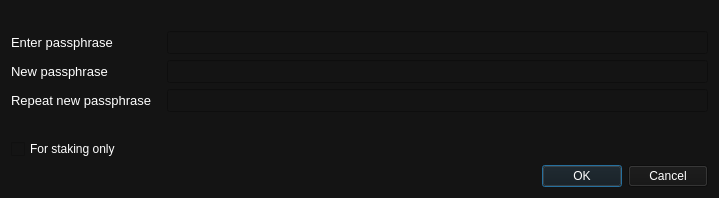
<?xml version="1.0" encoding="UTF-8"?>
<ui version="4.0">
 <class>AskPassphraseDialog</class>
 <widget class="QDialog" name="AskPassphraseDialog">
  <property name="geometry">
   <rect>
    <x>0</x>
    <y>0</y>
    <width>719</width>
    <height>198</height>
   </rect>
  </property>
  <property name="sizePolicy">
   <sizepolicy hsizetype="Preferred" vsizetype="Minimum">
    <horstretch>0</horstretch>
    <verstretch>0</verstretch>
   </sizepolicy>
  </property>
  <property name="minimumSize">
   <size>
    <width>550</width>
    <height>0</height>
   </size>
  </property>
  <property name="windowTitle">
   <string>Passphrase Dialog</string>
  </property>
  <property name="styleSheet">
   <string notr="true">background-color: rgb(20, 20, 20);
    color: rgb(255, 255, 255);
   </string>
  </property>
  <layout class="QVBoxLayout" name="verticalLayout">
   <item>
    <widget class="QLabel" name="warningLabel">
     <property name="textFormat">
      <enum>Qt::RichText</enum>
     </property>
     <property name="wordWrap">
      <bool>true</bool>
     </property>
    </widget>
   </item>
   <item>
    <layout class="QFormLayout" name="formLayout">
     <property name="fieldGrowthPolicy">
      <enum>QFormLayout::AllNonFixedFieldsGrow</enum>
     </property>
     <item row="0" column="0">
      <widget class="QLabel" name="passLabel1">
       <property name="minimumSize">
        <size>
         <width>150</width>
         <height>0</height>
        </size>
       </property>
       <property name="font">
        <font>
         <pointsize>10</pointsize>
        </font>
       </property>
       <property name="text">
        <string>Enter passphrase</string>
       </property>
      </widget>
     </item>
     <item row="0" column="1">
      <widget class="QLineEdit" name="passEdit1">
       <property name="font">
        <font>
         <pointsize>10</pointsize>
        </font>
       </property>
       <property name="echoMode">
        <enum>QLineEdit::Password</enum>
       </property>
      </widget>
     </item>
     <item row="1" column="0">
      <widget class="QLabel" name="passLabel2">
       <property name="minimumSize">
        <size>
         <width>150</width>
         <height>0</height>
        </size>
       </property>
       <property name="font">
        <font>
         <pointsize>10</pointsize>
        </font>
       </property>
       <property name="text">
        <string>New passphrase</string>
       </property>
      </widget>
     </item>
     <item row="1" column="1">
      <widget class="QLineEdit" name="passEdit2">
       <property name="font">
        <font>
         <pointsize>10</pointsize>
        </font>
       </property>
       <property name="echoMode">
        <enum>QLineEdit::Password</enum>
       </property>
      </widget>
     </item>
     <item row="2" column="0">
      <widget class="QLabel" name="passLabel3">
       <property name="minimumSize">
        <size>
         <width>150</width>
         <height>0</height>
        </size>
       </property>
       <property name="font">
        <font>
         <pointsize>10</pointsize>
        </font>
       </property>
       <property name="text">
        <string>Repeat new passphrase</string>
       </property>
      </widget>
     </item>
     <item row="2" column="1">
      <widget class="QLineEdit" name="passEdit3">
       <property name="maximumSize">
        <size>
         <width>16777215</width>
         <height>16777215</height>
        </size>
       </property>
       <property name="font">
        <font>
         <pointsize>10</pointsize>
        </font>
       </property>
       <property name="echoMode">
        <enum>QLineEdit::Password</enum>
       </property>
       <property name="alignment">
        <set>Qt::AlignLeading|Qt::AlignLeft|Qt::AlignVCenter</set>
       </property>
      </widget>
     </item>
     <item row="3" column="1">
      <widget class="QLabel" name="capsLabel">
       <property name="font">
        <font>
         <pointsize>10</pointsize>
         <weight>75</weight>
         <bold>true</bold>
        </font>
       </property>
       <property name="text">
        <string/>
       </property>
       <property name="alignment">
        <set>Qt::AlignCenter</set>
       </property>
      </widget>
     </item>
     <item row="4" column="0">
      <widget class="QCheckBox" name="stakingCheckBox">
       <property name="enabled">
        <bool>true</bool>
       </property>
       <property name="toolTip">
        <string>Serves to disable the trivial sendmoney when OS account compromised. Provides no real security.</string>
       </property>
       <property name="text">
        <string>For staking only</string>
       </property>
       <property name="visible">
        <bool>false</bool>
       </property>
      </widget>
     </item>
    </layout>
   </item>
   <item>
    <widget class="QDialogButtonBox" name="buttonBox">
     <property name="font">
      <font>
       <pointsize>10</pointsize>
      </font>
     </property>
     <property name="orientation">
      <enum>Qt::Horizontal</enum>
     </property>
     <property name="standardButtons">
      <set>QDialogButtonBox::Cancel|QDialogButtonBox::Ok</set>
     </property>
    </widget>
   </item>
  </layout>
 </widget>
 <resources/>
 <connections>
  <connection>
   <sender>buttonBox</sender>
   <signal>accepted()</signal>
   <receiver>AskPassphraseDialog</receiver>
   <slot>accept()</slot>
   <hints>
    <hint type="sourcelabel">
     <x>248</x>
     <y>254</y>
    </hint>
    <hint type="destinationlabel">
     <x>157</x>
     <y>274</y>
    </hint>
   </hints>
  </connection>
  <connection>
   <sender>buttonBox</sender>
   <signal>rejected()</signal>
   <receiver>AskPassphraseDialog</receiver>
   <slot>reject()</slot>
   <hints>
    <hint type="sourcelabel">
     <x>316</x>
     <y>260</y>
    </hint>
    <hint type="destinationlabel">
     <x>286</x>
     <y>274</y>
    </hint>
   </hints>
  </connection>
 </connections>
</ui>
